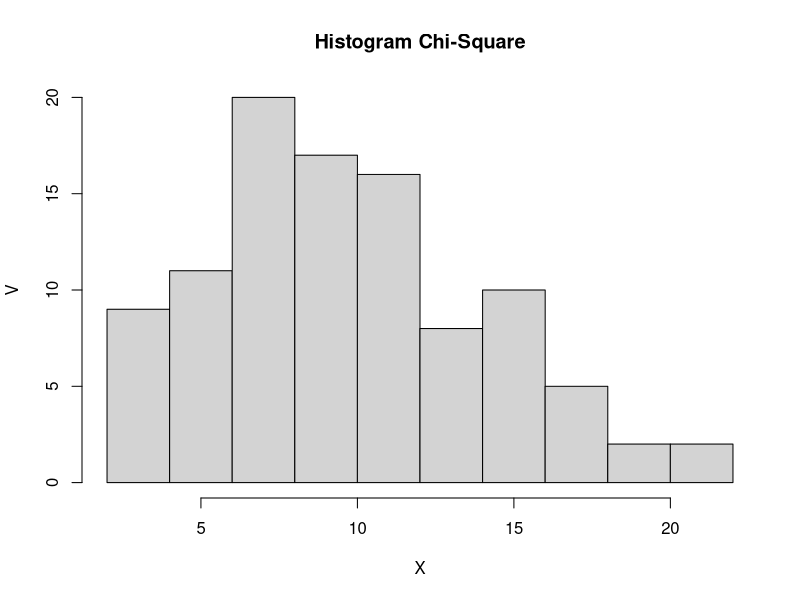

Generate this figure with R:
x = 2
v = 10

#A
probabilitas = dchisq(x, 10)
probabilitas

#B
hist(rchisq(100, v), xlab = "X", ylab = "V", main = "Histogram Chi-Square")

#C
rataan = v
varian = 2 * v
rataan
varian